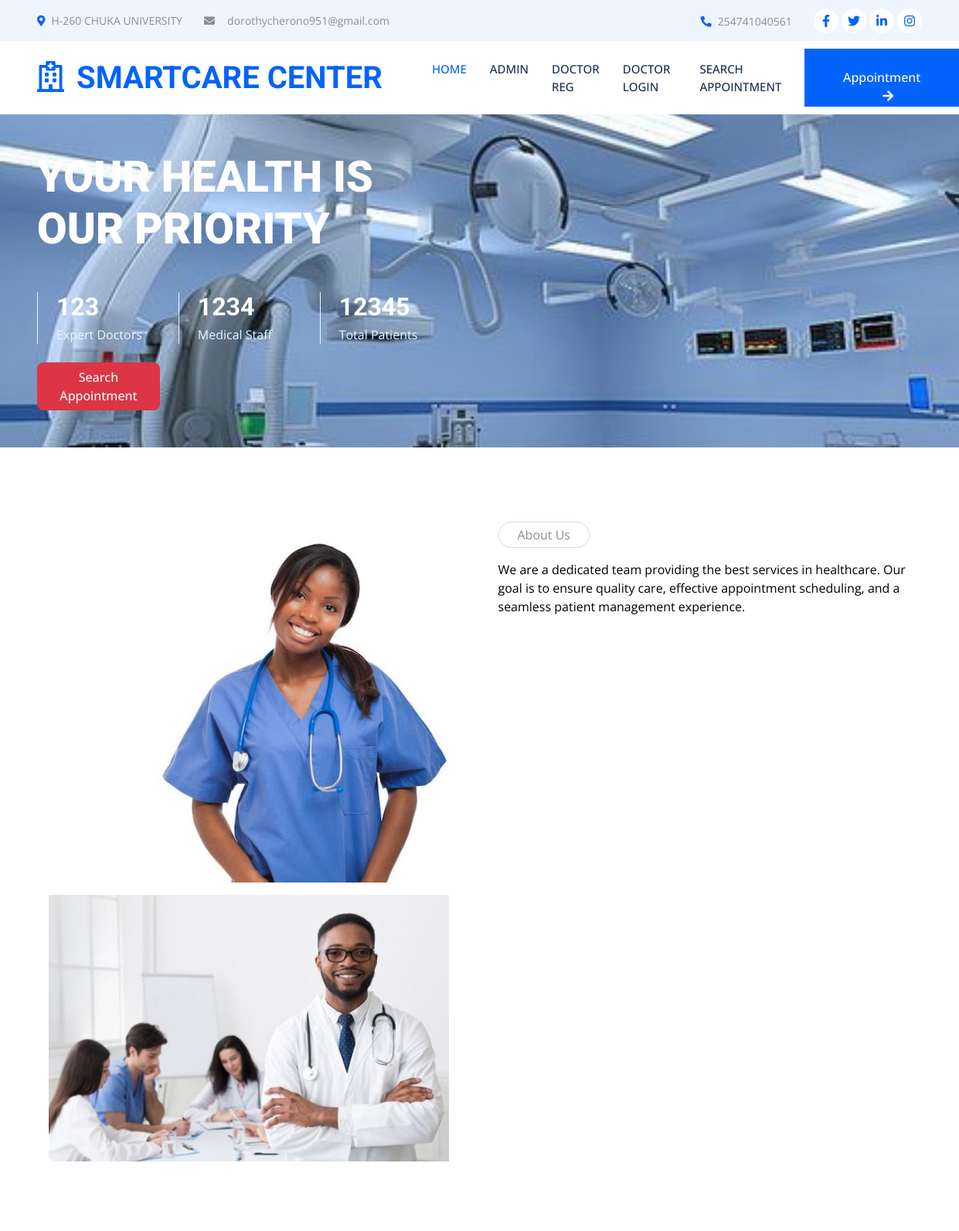
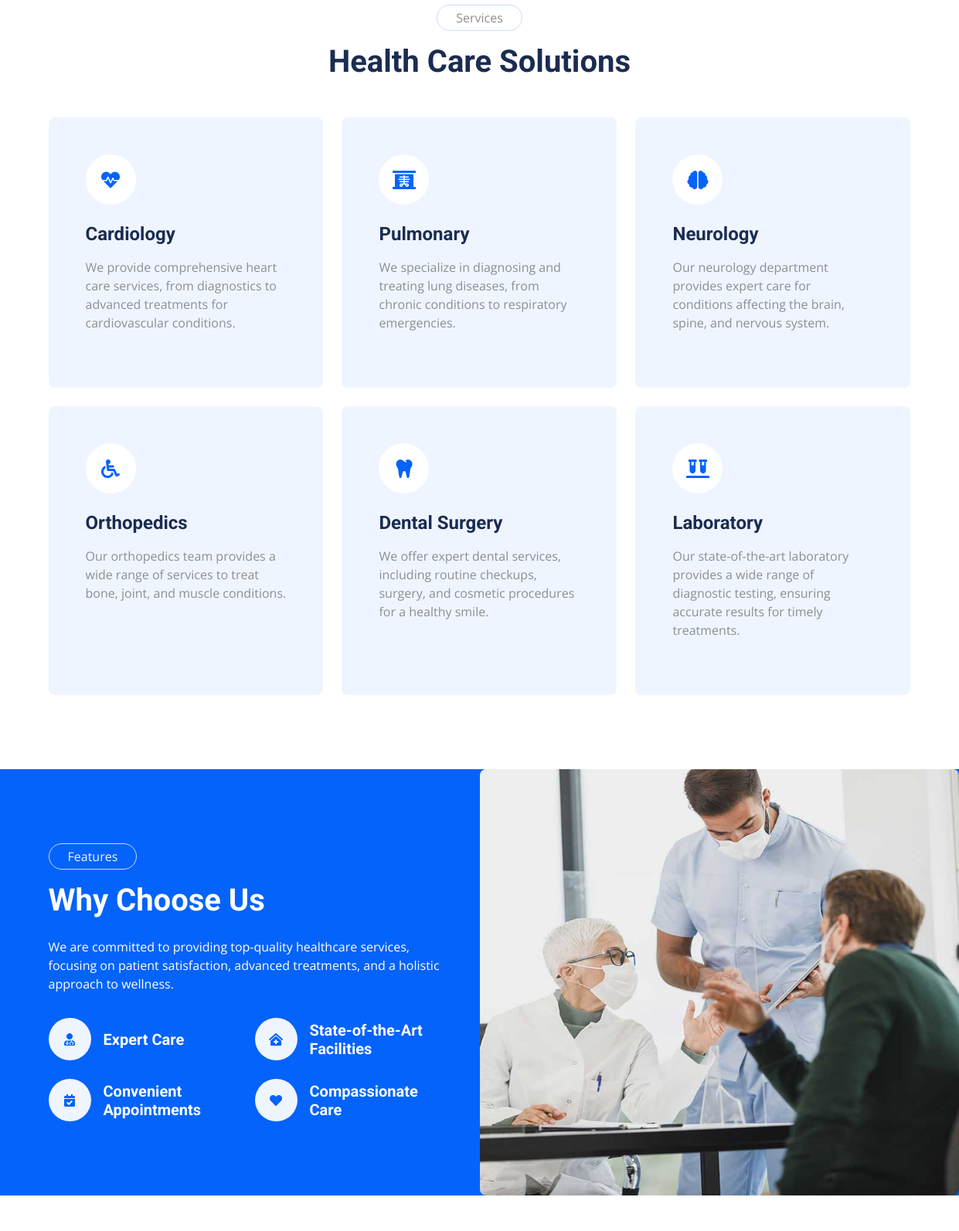
The page / (upper part) on the database its author committed (2 pictures, top to bottom).
### dasapp/models.py (models this page shows, shortened)
class Page(models.Model):
    pagetitle = models.CharField(max_length=250)
    address = models.CharField(max_length=250)
    aboutus = models.TextField()
    email = models.EmailField(max_length=200)
    mobilenumber = models.IntegerField(default=0)
    created_at = models.DateTimeField(auto_now_add=True)
    updated_at = models.DateTimeField(auto_now=True)

### docappsystem/userviews.py (the view)
# urls.py: path('', userviews.Index, name='index'),
def Index(request):
    doctorview = DoctorReg.objects.all()
    page = Page.objects.all()
    context = {'doctorview': doctorview,
    'page':page,
    }
    return render(request, 'index.html',context)

### templates/index.html (shortened to what this page needs)
{% extends 'userbase.html' %}
{% load static %}
{% block content %}
<div class="container-fluid header bg-primary p-0 mb-5" style="background-image: url('{% static 'img/dash3.jpg' %}'); background-size: cover; background-position: center;">
    <div class="row g-0 align-items-center flex-column-reverse flex-lg-row">
        <div class="col-lg-6 p-5 wow fadeIn" data-wow-delay="0.1s">
            <h1 class="display-4 text-white mb-5">YOUR HEALTH IS OUR PRIORITY</h1>
            <div class="row g-4">
                <div class="col-sm-4">
                    <div class="border-start border-light ps-4">
                        <h2 class="text-white mb-1" data-toggle="counter-up">123</h2>
                        <p class="text-light mb-0">Expert Doctors</p>
                    </div>
                </div>
                <div class="col-sm-4">
                    <div class="border-start border-light ps-4">
                        <h2 class="text-white mb-1" data-toggle="counter-up">1234</h2>
                        <p class="text-light mb-0">Medical Staff</p>
                    </div>
                </div>
                <div class="col-sm-4">
                    <div class="border-start border-light ps-4">
                        <h2 class="text-white mb-1" data-toggle="counter-up">12345</h2>
                        <p class="text-light mb-0">Total Patients</p>
                    </div>
                </div>
                <div class="col-sm-4">
                    <div>
                        <a href="{% url 'user_search_appointment' %}" class="btn btn-danger">Search Appointment</a>
                    </div>
                </div>
            </div>
        </div>
    </div>
</div>
<div class="container-xxl py-5">
    <div class="container">
        <div class="row g-5">
            <div class="col-lg-6 wow fadeIn" data-wow-delay="0.1s">
                <div class="d-flex flex-column">
                    <img class="img-fluid rounded w-75 align-self-end" src="{% static 'img/dooccc1.jpg'%}" alt="">
                    <img class="img-fluid rounded w-65 bg-white pt-3 pe-3" src="{% static 'img/dooccc2.jpg'%}" alt="" style="margin-top: -25%;">
                </div>
            </div>
            <div class="col-lg-6 wow fadeIn" data-wow-delay="0.5s">
    <p class="d-inline-block border rounded-pill py-1 px-4">About Us</p>
    <p style="color: black;">
        We are a dedicated team providing the best services in healthcare. Our goal is to ensure quality care, effective appointment scheduling, and a seamless patient management experience.
    </p>
</div>
        </div>
    </div>
</div>
<div class="container-xxl py-5">
    <div class="container">
        <div class="text-center mx-auto mb-5 wow fadeInUp" data-wow-delay="0.1s" style="max-width: 600px;">
            <p class="d-inline-block border rounded-pill py-1 px-4">Services</p>
            <h1>Health Care Solutions</h1>
        </div>
        <div class="row g-4">
            <div class="col-lg-4 col-md-6 wow fadeInUp" data-wow-delay="0.1s">
                <div class="service-item bg-light rounded h-100 p-5">
                    <div class="d-inline-flex align-items-center justify-content-center bg-white rounded-circle mb-4" style="width: 65px; height: 65px;">
                        <i class="fa fa-heartbeat text-primary fs-4"></i>
                    </div>
                    <h4 class="mb-3">Cardiology</h4>
                    <p class="mb-4">We provide comprehensive heart care services, from diagnostics to advanced treatments for cardiovascular conditions.</p>
                </div>
            </div>
            <div class="col-lg-4 col-md-6 wow fadeInUp" data-wow-delay="0.3s">
                <div class="service-item bg-light rounded h-100 p-5">
                    <div class="d-inline-flex align-items-center justify-content-center bg-white rounded-circle mb-4" style="width: 65px; height: 65px;">
                        <i class="fa fa-x-ray text-primary fs-4"></i>
                    </div>
                    <h4 class="mb-3">Pulmonary</h4>
                    <p class="mb-4">We specialize in diagnosing and treating lung diseases, from chronic conditions to respiratory emergencies.</p>
                </div>
            </div>
            <div class="col-lg-4 col-md-6 wow fadeInUp" data-wow-delay="0.5s">
                <div class="service-item bg-light rounded h-100 p-5">
                    <div class="d-inline-flex align-items-center justify-content-center bg-white rounded-circle mb-4" style="width: 65px; height: 65px;">
                        <i class="fa fa-brain text-primary fs-4"></i>
                    </div>
                    <h4 class="mb-3">Neurology</h4>
                    <p class="mb-4">Our neurology department provides expert care for conditions affecting the brain, spine, and nervous system.</p>
                </div>
            </div>
            <div class="col-lg-4 col-md-6 wow fadeInUp" data-wow-delay="0.1s">
                <div class="service-item bg-light rounded h-100 p-5">
                    <div class="d-inline-flex align-items-center justify-content-center bg-white rounded-circle mb-4" style="width: 65px; height: 65px;">
                        <i class="fa fa-wheelchair text-primary fs-4"></i>
                    </div>
                    <h4 class="mb-3">Orthopedics</h4>
                    <p class="mb-4">Our orthopedics team provides a wide range of services to treat bone, joint, and muscle conditions.</p>
                </div>
            </div>
            <div class="col-lg-4 col-md-6 wow fadeInUp" data-wow-delay="0.3s">
                <div class="service-item bg-light rounded h-100 p-5">
                    <div class="d-inline-flex align-items-center justify-content-center bg-white rounded-circle mb-4" style="width: 65px; height: 65px;">
                        <i class="fa fa-tooth text-primary fs-4"></i>
                    </div>
                    <h4 class="mb-3">Dental Surgery</h4>
                    <p class="mb-4">We offer expert dental services, including routine checkups, surgery, and cosmetic procedures for a healthy smile.</p>
                </div>
            </div>
            <div class="col-lg-4 col-md-6 wow fadeInUp" data-wow-delay="0.5s">
                <div class="service-item bg-light rounded h-100 p-5">
                    <div class="d-inline-flex align-items-center justify-content-center bg-white rounded-circle mb-4" style="width: 65px; height: 65px;">
                        <i class="fa fa-vials text-primary fs-4"></i>
                    </div>
                    <h4 class="mb-3">Laboratory</h4>
                    <p class="mb-4">Our state-of-the-art laboratory provides a wide range of diagnostic testing, ensuring accurate results for timely treatments.</p>
                </div>
            </div>
        </div>
    </div>
</div>
<div class="container-fluid bg-primary overflow-hidden my-5 px-lg-0">
    <div class="container feature px-lg-0">
        <div class="row g-0 mx-lg-0">
            <div class="col-lg-6 feature-text py-5 wow fadeIn" data-wow-delay="0.1s">
                <div class="p-lg-5 ps-lg-0">
                    <p class="d-inline-block border rounded-pill text-light py-1 px-4">Features</p>
                    <h1 class="text-white mb-4">Why Choose Us</h1>
                    <p class="text-white mb-4 pb-2">We are committed to providing top-quality healthcare services, focusing on patient satisfaction, advanced treatments, and a holistic approach to wellness.</p>
                    <div class="row g-4">
                        <div class="col-6">
                            <div class="d-flex align-items-center">
                                <div class="d-flex flex-shrink-0 align-items-center justify-content-center rounded-circle bg-light" style="width: 55px; height: 55px;">
                                    <i class="fa fa-user-md text-primary"></i>
                                </div>
                                <h5 class="text-white mb-0 ps-3">Expert Care</h5>
                            </div>
                        </div>
                        <div class="col-6">
                            <div class="d-flex align-items-center">
                                <div class="d-flex flex-shrink-0 align-items-center justify-content-center rounded-circle bg-light" style="width: 55px; height: 55px;">
                                    <i class="fa fa-clinic-medical text-primary"></i>
                                </div>
                                <h5 class="text-white mb-0 ps-3">State-of-the-Art Facilities</h5>
                            </div>
                        </div>
                        <div class="col-6">
                            <div class="d-flex align-items-center">
                                <div class="d-flex flex-shrink-0 align-items-center justify-content-center rounded-circle bg-light" style="width: 55px; height: 55px;">
                                    <i class="fa fa-calendar-check text-primary"></i>
                                </div>
                                <h5 class="text-white mb-0 ps-3">Convenient Appointments</h5>
                            </div>
                        </div>
                        <div class="col-6">
                            <div class="d-flex align-items-center">
                                <div class="d-flex flex-shrink-0 align-items-center justify-content-center rounded-circle bg-light" style="width: 55px; height: 55px;">
                                    <i class="fa fa-heart text-primary"></i>
                                </div>
                                <h5 class="text-white mb-0 ps-3">Compassionate Care</h5>
                            </div>
                        </div>
                    </div>
                </div>
            </div>
            <div class="col-lg-6 wow fadeIn" data-wow-delay="0.5s">
                <div class="position-relative h-100">
                    <img class="position-absolute w-100 h-100 rounded" src="{% static 'img/feature.jpg' %}" alt="">
                </div>
            </div>
        </div>
    </div>
</div>
{% endblock %}

### templates/userincludes/header.html (shortened to what this page needs)
{% load static %}
<div class="container-fluid bg-light p-0 wow fadeIn" data-wow-delay="0.1s">
    <div class="row gx-0 d-none d-lg-flex">
        <div class="col-lg-7 px-5 text-start">
            {% if page %}
            <div class="h-100 d-inline-flex align-items-center py-3 me-4">
                <small class="fa fa-map-marker-alt text-primary me-2"></small>
                <small>{{ page.0.address }}</small>
            </div>
            <div class="h-100 d-inline-flex align-items-center py-3">
                <small class="fa fa-envelope me-3"></small>
                <small>{{ page.0.email }}</small>
            </div>
            {% endif %}
        </div>
        <div class="col-lg-5 px-5 text-end">
            {% if page %}
            <div class="h-100 d-inline-flex align-items-center py-3 me-4">
                <small class="fa fa-phone-alt text-primary me-2"></small>
                <small>{{ page.0.mobilenumber }}</small>
            </div>
            {% endif %}
            <div class="h-100 d-inline-flex align-items-center">
                <a class="btn btn-sm-square rounded-circle bg-white text-primary me-1" href="#"><i class="fab fa-facebook-f"></i></a>
                <a class="btn btn-sm-square rounded-circle bg-white text-primary me-1" href="#"><i class="fab fa-twitter"></i></a>
                <a class="btn btn-sm-square rounded-circle bg-white text-primary me-1" href="#"><i class="fab fa-linkedin-in"></i></a>
                <a class="btn btn-sm-square rounded-circle bg-white text-primary me-0" href="#"><i class="fab fa-instagram"></i></a>
            </div>
        </div>
    </div>
</div>
<nav class="navbar navbar-expand-lg bg-white navbar-light sticky-top p-0 wow fadeIn" data-wow-delay="0.1s">
    <a href="{% url 'index' %}" class="navbar-brand d-flex align-items-center px-4 px-lg-5">
        <h1 class="m-0 text-primary"><i class="far fa-hospital me-3"></i>SMARTCARE CENTER</h1>
    </a>
    <div class="collapse navbar-collapse" id="navbarCollapse">
        <div class="navbar-nav ms-auto p-4 p-lg-0">
            <a href="{% url 'index' %}" class="nav-item nav-link {% if request.path == '/' %}active{% endif %}">Home</a>
            <a href="{% url 'login' %}" class="nav-item nav-link {% if request.path == '/login' %}active{% endif %}">Admin</a>
            <a href="{% url 'docsignup' %}" class="nav-item nav-link {% if request.path == '/docsignup' %}active{% endif %}">Doctor Reg</a>
            <a href="{% url 'login' %}" class="nav-item nav-link {% if request.path == '/login' %}active{% endif %}">Doctor Login</a>
            <a href="{% url 'user_search_appointment' %}" class="nav-item nav-link {% if request.path == '/user_search_appointment' %}active{% endif %}">Search Appointment</a>
        </div>
        <a href="{% url 'appointment' %}" class="btn btn-primary rounded-0 py-4 px-lg-5 d-none d-lg-block">Appointment<i class="fa fa-arrow-right ms-3"></i></a>
    </div>
</nav>

### static/css/style.css (style rules this page uses)
:root { --primary: #0463FA; --light: #EFF5FF; --dark: #1B2C51; }
.btn { font-weight: 500; transition: .5s; }
.btn.btn-primary, .btn.btn-secondary { color: #FFFFFF; }
.btn-sm-square { width: 32px; height: 32px; }
.btn-square, .btn-sm-square, .btn-lg-square { padding: 0; display: flex; align-items: center; justify-content: center; font-weight: normal; }
.navbar .navbar-nav .nav-link { margin-right: 30px; padding: 25px 0; color: #FFFFFF; font-size: 15px; font-weight: 500; text-transform: uppercase; outline: none; }
.navbar .navbar-nav .nav-link:hover, .navbar .navbar-nav .nav-link.active { color: var(--primary); }
.navbar .navbar-brand, .navbar a.btn { height: 75px; }
.navbar .navbar-nav .nav-link { color: var(--dark); font-weight: 500; }
.navbar.sticky-top { top: -100px; transition: .5s; }
.service-item { transition: .5s; }
@media (min-width: 992px) { .container.feature { max-width: 100% !important; } }
@media (min-width: 992px) { .feature-text { padding-left: calc(((100% - 960px) / 2) + .75rem); } }
@media (min-width: 1200px) { .feature-text { padding-left: calc(((100% - 1140px) / 2) + .75rem); } }

### rows shown on the page
Page: address "H-260 CHUKA UNIVERSITY", email "dorothycherono951@gmail.com", mobilenumber "254741040561"
